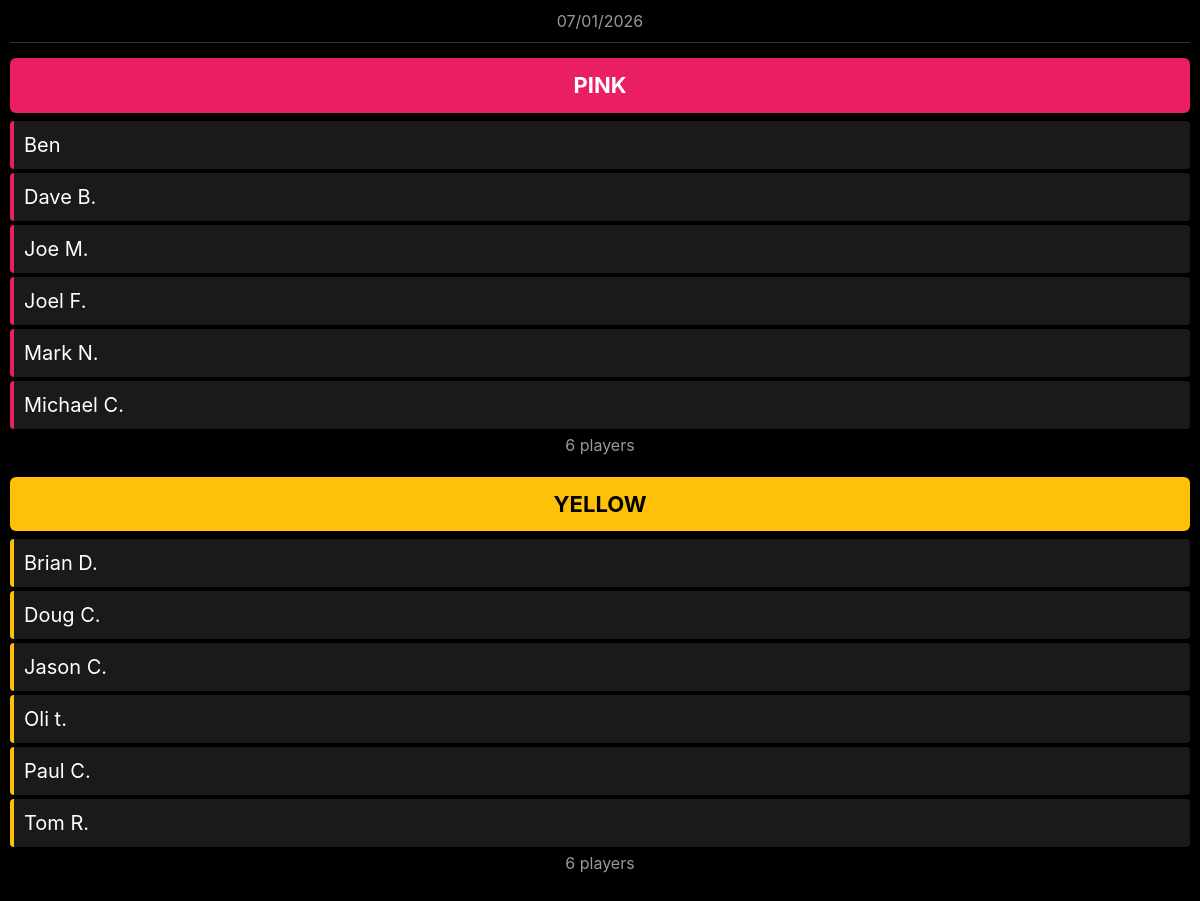
/games/3/teams/watch (signed in), run on the app's committed database.
### tables this page shows
CREATE TABLE games (
                id INTEGER PRIMARY KEY AUTOINCREMENT,
                date TEXT NOT NULL,
                location TEXT,
                notes TEXT,
                created_at TIMESTAMP DEFAULT CURRENT_TIMESTAMP
            , team1_score INTEGER, team2_score INTEGER);

CREATE TABLE team_assignments (
                id INTEGER PRIMARY KEY AUTOINCREMENT,
                game_id INTEGER NOT NULL,
                player_id INTEGER NOT NULL,
                team_number INTEGER NOT NULL,
                created_at TIMESTAMP DEFAULT CURRENT_TIMESTAMP,
                FOREIGN KEY (game_id) REFERENCES games(id),
                FOREIGN KEY (player_id) REFERENCES players(id),
                UNIQUE(game_id, player_id)
            );

CREATE TABLE players (
                id INTEGER PRIMARY KEY AUTOINCREMENT,
                name TEXT NOT NULL UNIQUE,
                phone TEXT,
                email TEXT,
                skill_rating INTEGER DEFAULT 5 CHECK(skill_rating >= 1 AND skill_rating <= 10),
                created_at TIMESTAMP DEFAULT CURRENT_TIMESTAMP
            , alias TEXT);

### app.py (the view)
@app.route('/games/<int:game_id>/teams/watch')
def teams_watch_view(game_id):
    with get_db() as conn:
        game = conn.execute('SELECT * FROM games WHERE id = ?', (game_id,)).fetchone()
        if not game:
            return "Game not found", 404
        try:
            existing_teams = conn.execute('''
                SELECT p.*, ta.team_number
                FROM team_assignments ta
                JOIN players p ON ta.player_id = p.id
                WHERE ta.game_id = ?
                ORDER BY ta.team_number, p.name
            ''', (game_id,)).fetchall()
            if not existing_teams:
                return "No teams generated yet", 404
            team1 = [dict(p) for p in existing_teams if p['team_number'] == 1]
            team2 = [dict(p) for p in existing_teams if p['team_number'] == 2]
            return render_template('teams_watch.html',
                                 game=game,
                                 team1=team1,
                                 team2=team2)
        except:
            return "No teams generated yet", 404

### app.py (called while the page is built)
@app.template_filter('ukdate')
def format_uk_date(date_string):
    if not date_string:
        return ''
    try:
        from datetime import datetime
        date_obj = datetime.strptime(str(date_string), '%Y-%m-%d')
        return date_obj.strftime('%d/%m/%Y')
    except:
        return date_string

@app.template_filter('name_initial')
def format_name_with_initial(full_name):
    if not full_name:
        return ''
    parts = full_name.strip().split()
    if len(parts) == 1:
        return parts[0]
    elif len(parts) >= 2:
        return f"{parts[0]} {parts[-1][0]}."
    return full_name

def get_db():
    conn = sqlite3.connect(DATABASE)
    conn.row_factory = sqlite3.Row
    return conn

### templates/teams_watch.html (shortened to what this page needs)
<!DOCTYPE html>
<html lang="en">
<head>
</head>
<body>
    <div class="date">{{ game.date|ukdate }}</div>
    <div class="team team-pink">
        <div class="team-header">PINK</div>
        {% for player in team1 %}
        <div class="player">{% if is_admin %}{{ player.name|name_initial }}{% else %}{{ player.name.split()[0] }}{% endif %}</div>
        {% endfor %}
        <div class="count">{{ team1|length }} players</div>
    </div>
    <div class="team team-yellow">
        <div class="team-header">YELLOW</div>
        {% for player in team2 %}
        <div class="player">{% if is_admin %}{{ player.name|name_initial }}{% else %}{{ player.name.split()[0] }}{% endif %}</div>
        {% endfor %}
        <div class="count">{{ team2|length }} players</div>
    </div>
</body>
</html>

### templates/teams_watch.html (style rules this page uses)
* { margin: 0; padding: 0; box-sizing: border-box; }
body { background-color: #000; color: #fff; font-family: -apple-system, BlinkMacSystemFont, 'Segoe UI', Roboto, sans-serif; padding: 10px; font-size: 18px; line-height: 1.4; }
.date { text-align: center; font-size: 16px; color: #999; margin-bottom: 15px; padding-bottom: 10px; border-bottom: 1px solid #333; }
.team { margin-bottom: 20px; }
.team-header { font-size: 22px; font-weight: bold; padding: 12px; margin-bottom: 8px; border-radius: 6px; text-align: center; }
.team-pink .team-header { background-color: #e91e63; color: #fff; }
.team-yellow .team-header { background-color: #ffc107; color: #000; }
.player { font-size: 20px; padding: 10px; margin: 4px 0; background-color: #1a1a1a; border-radius: 4px; border-left: 4px solid transparent; }
.team-pink .player { border-left-color: #e91e63; }
.team-yellow .player { border-left-color: #ffc107; }
.count { font-size: 16px; color: #999; text-align: center; margin-top: 5px; }

### data on the page
games: date|ukdate "07/01/2026"
team_assignments: name|name_initial "Ben"
team_assignments: name|name_initial "Dave B."
team_assignments: name|name_initial "Joe M."
team_assignments: name|name_initial "Joel F."
team_assignments: name|name_initial "Mark N."
team_assignments: name|name_initial "Michael C."
team_assignments: name|name_initial "Brian D."
team_assignments: name|name_initial "Doug C."
team_assignments: name|name_initial "Jason C."
team_assignments: name|name_initial "Oli t."
team_assignments: name|name_initial "Paul C."
team_assignments: name|name_initial "Tom R."

### other printed values
{{ team1|length }} "6"
{{ team2|length }} "6"
